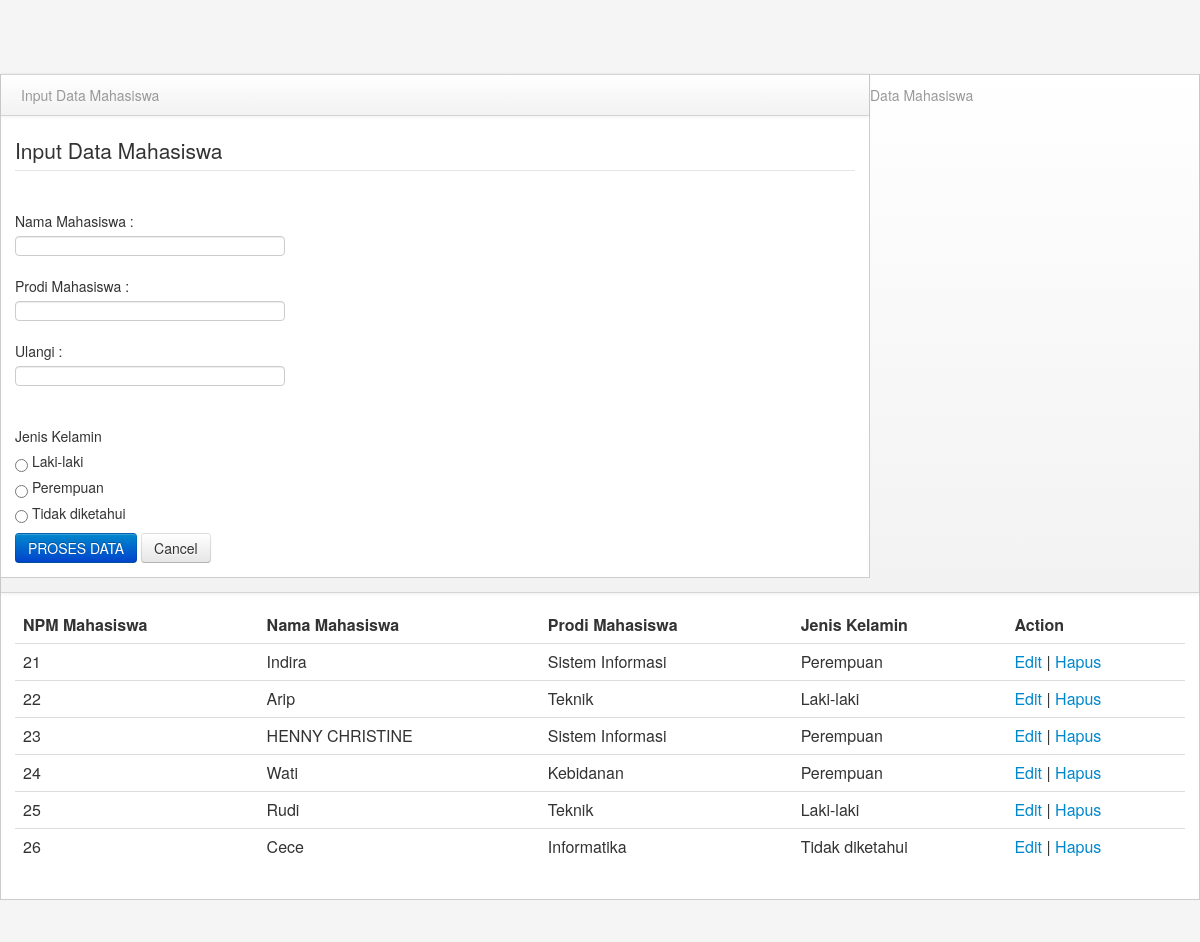
The page /pertemuan9.php on the database its author committed.
### tables this page shows
CREATE TABLE `mahasiswa` (
  `id` int(8) NOT NULL,
  `nama_mahasiswa` varchar(255) NOT NULL,
  `prodi` varchar(255) NOT NULL,
  `jenis_kelamin` varchar(50) NOT NULL
);

### pertemuan11tampilkanData.php (called while the page is built)
<?php
    include "pertemuan10koneksi.php";
    $proses = mysqli_query($koneksi, "SELECT * FROM mahasiswa") or die(mysqli_error($koneksi));
?>

### pertemuan9.php (the view, shortened to what this page needs)
<?php
    include "pertemuan11tampilkanData.php";
    include "pertemuan13editData.php";
    $data_edit = mysqli_fetch_assoc($proses_ambil);
?>
<html>
    <head>
        <link href="library/bootstrap/css/bootstrap.min.css" rel="stylesheet" media="screen">
        <link href="library/bootstrap/css/bootstrap-responsive.min.css" rel="stylesheet" media="screen">
        <link href="library/assets/styles.css" rel="stylesheet" media="screen">
    </head>
    <body>
        <div class="span9" id="content">
                <div class="row-fluid">
                    <div class="block">
                        <div class="navbar navbar-inner block-header">
                            <div class="muted pull-left">Input Data Mahasiswa</div>
                        </div>
                        <div class="block-content collapse in">
                            <div class="span12">
                            <?php
                                if (isset($_GET["id"])) {
                            ?>
                                <form action="pertemuan13editData.php<?php echo $data_edit['id']?>&proses=1" method="POST">
                            <?php
                                }else{
                            ?>
                                <form action="pertemuan7proses.php" method="POST">
                            <?php
                                }
                            ?>
                                <fieldset>
                                    <legend>Input Data Mahasiswa</legend>
                                    <div class="control-group">
                                        <label class="control-label" for="NPM">Nama Mahasiswa :</label>
                                        <div class="controls">
                                           <input type="text" class="input-xlarge focused" id="NPM" name="nama"
                                           value="<?php echo isset($data_edit['nama_mahasiswa']) ? htmlspecialchars($data_edit['nama_mahasiswa']) : ''; ?>">
                                           </div>
                                    </div>
                                    <div class="control-group">
                                        <label class="control-label" for="NPM">Prodi Mahasiswa :</label>
                                        <div class="controls">
                                            <input type="text" class="input-xlarge focused" id="NPM" name="prodi"
                                            value="<?php echo isset($data_edit['prodi']) ? htmlspecialchars($data_edit['prodi']) : ''; ?>">
                                            </div>
                                    </div>
                                    <div class="control-group">
                                        <label class="control-label" for="NPM">Ulangi :</label>
                                        <div class="controls">
                                            <input type="text" class="input-xlarge focused" id="NPM" name="ulangi" value="">
                                        </div>
                                    </div>
                                </div>
                                <div class="control-group">
                                <label class="control-label" for="JenisKelamin">Jenis Kelamin</label>
                                <div class="controls">
                                    <label class="radio-inline">
                                        <input type="radio" name="jenis_kelamin" value="Laki-laki"
                                        value <?php echo (isset($data_edit['jenis_kelamin']) && $data_edit['jenis_kelamin'] == 'Laki-laki') ? 'checked' : ''; ?>> Laki-laki
                                    </label>
                                    <label class="radio-inline">
                                        <input type="radio" name="jenis_kelamin" value="Perempuan"
                                        value <?php echo (isset($data_edit['jenis_kelamin']) && $data_edit['jenis_kelamin'] == 'Perempuan') ? 'checked' : ''; ?>> Perempuan
                                    </label>
                                    <label class="radio-inline">
                                        <input type="radio" name="jenis_kelamin" value="Tidak diketahui"
                                        value <?php echo (isset($data_edit['jenis_kelamin']) && $data_edit['jenis_kelamin'] == 'Tidak diketahui') ? 'checked' : ''; ?>> Tidak diketahui
                                    </label>
                                </div>
                            </div>
                                        <button type="submit" class="btn btn-primary">PROSES DATA</button>
                                        <button type="reset" class="btn">Cancel</button>
                                    </div>
                            </div>
                        </div>
                    </div>
                <div class="row-fluid">
                    <div class="block">
                        <div class="navbar navbar-inner block-header">
                            <div class="muted pull-left">Data Mahasiswa</div>
                        </div>
                        <div class="block-content collapse in">
                            <div class="span12">
                                  <table class="table">
                                  <thead>
                                    <tr>
                                      <th>NPM Mahasiswa</th>
                                      <th>Nama Mahasiswa</th>
                                      <th>Prodi Mahasiswa</th>
                                      <th>Jenis Kelamin</th>
                                      <th>Action</th>
                                    </tr>
                                  </thead>
                                  <tbody>
                                  <?php
                                        while($data = mysqli_fetch_assoc($proses)){
                                  ?>
                                    <tr>
                                      <td><?php echo $data['id'] ?></td>
                                      <td><?php echo $data['nama_mahasiswa'] ?></td>
                                      <td><?php echo $data['prodi'] ?></td>
                                      <td><?php echo $data['jenis_kelamin'] ?></td>
                                      <td>
                                        <a href="edit_datamhs.php?id=<?php echo $data['id'] ?>"> Edit </a> |
                                        <a href="pertemuan12hapusData.php?id=<?php echo $data['id'] ?>"> Hapus</td></a>
                                    </tr>
                                    <?php
                                        }
                                    ?>
                                  </tbody>
                                </table>
                            </div>
                        </div>
                    </div>
                </div>
    </body>
</html>

### library/assets/styles.css (style rules this page uses)
body { padding-top: 0; padding-bottom: 40px; background-color: #f5f5f5; }
@media (min-width: 979px) { body { padding-top: 60px; } }
#content { margin-left:0px; }
.block { border: 1px solid #ccc; background: white; margin: 1em 0em; border-top: none; }
.block-content { margin: 1em; min-height: .25em; }
.block-header { margin-bottom: 0px; border-right: none; border-left: none; -webkit-border-radius: 0px; -moz-border-radius: 0px; border-radius: 0px; }
.block-header div { padding-top: 10px; }

### rows shown on the page
mahasiswa: id "21", nama_mahasiswa "Indira", prodi "Sistem Informasi", jenis_kelamin "Perempuan"
mahasiswa: id "22", nama_mahasiswa "Arip", prodi "Teknik", jenis_kelamin "Laki-laki"
mahasiswa: id "23", nama_mahasiswa "HENNY CHRISTINE", prodi "Sistem Informasi", jenis_kelamin "Perempuan"
mahasiswa: id "24", nama_mahasiswa "Wati", prodi "Kebidanan", jenis_kelamin "Perempuan"
mahasiswa: id "25", nama_mahasiswa "Rudi", prodi "Teknik", jenis_kelamin "Laki-laki"
mahasiswa: id "26", nama_mahasiswa "Cece", prodi "Informatika", jenis_kelamin "Tidak diketahui"
